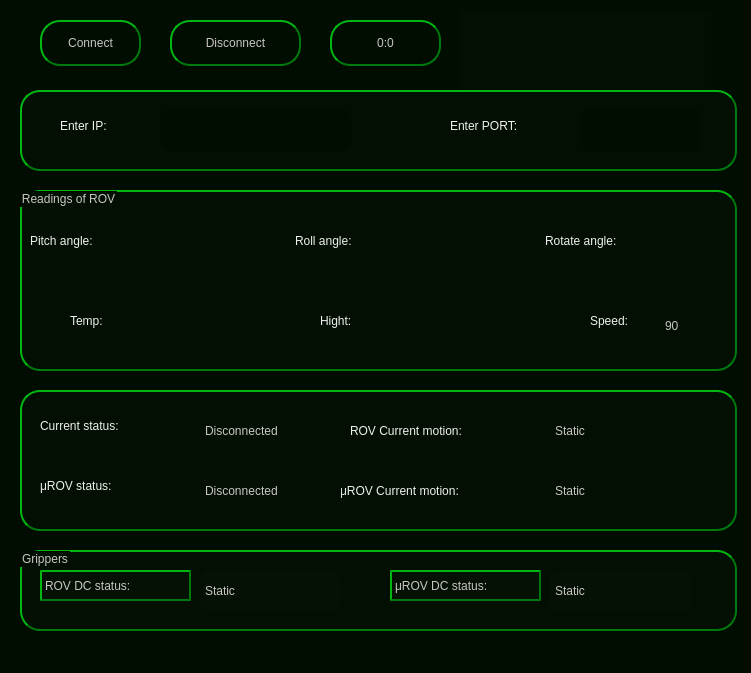
<?xml version="1.0" encoding="UTF-8"?>
<ui version="4.0">
 <class>MainWindow</class>
 <widget class="QMainWindow" name="MainWindow">
  <property name="geometry">
   <rect>
    <x>0</x>
    <y>0</y>
    <width>751</width>
    <height>673</height>
   </rect>
  </property>
  <property name="windowTitle">
   <string>MainWindow</string>
  </property>
  <property name="windowIcon">
   <iconset>
    <normaloff>Daco_4577815.png</normaloff>Daco_4577815.png</iconset>
  </property>
  <property name="styleSheet">
   <string notr="true">
/* QWidget ----------------------------------------------------------------

--------------------------------------------------------------------------- */
QWidget {
/*  background-color: #021701;*/
background-color: #000d00;

  border: 0.25px solid #950101;
  padding: 0px;
  color: #F0F0F0;
  selection-background-color: #1464A0;
  selection-color: #F0F0F0;
}

QWidget:disabled {
  background-color: #130101;
  color: #787878;
  selection-background-color: #14506E;
  selection-color: #787878;
}

QWidget::item:selected {
  background-color: #130101;
}

QWidget::item:hover {
  background-color: #130101;
  color: #32414B;
}




/* QTextBrowser -----------------------------------------------------------

--------------------------------------------------------------------------- */
QTextBrowser {
  background-color: #290101;
  border: 1.5px solid #bd0000;
  color: #c9c5c5;
  font: 75 16pt &quot;Arial&quot;;
  border-radius: 4px;
}

QTextBrowser:disabled {
  background-color: #290101;
  border: 1.5px solid #bd0000;
  color: #c9c5c5;
  font: 75 16pt &quot;Arial&quot;;
  border-radius: 4px;
}

QTextBrowser:hover, QTextBrowser:!hover, QTextBrowser:selected, QTextBrowser:pressed {
  border: 1.5px solid #bd0000;
}

/* QTextLabel ----------------------------------------------------------

--------------------------------------------------------------------------- */

QTextLabel {
  background-color: #290101;
  border: 1.5px solid #bd0000;
  color: #c9c5c5;
  font: 75 16pt &quot;Arial&quot;;
  border-radius: 4px;
}

QTextLabel:disabled {
  background-color: #290101;
  border: 1.5px solid #bd0000;
  color: #c9c5c5;
  font: 75 16pt &quot;Arial&quot;;
  border-radius: 4px;
}

QTextLabel:hover, QTextBrowser:!hover, QTextBrowser:selected, QTextBrowser:pressed {
  border: 1.5px solid #bd0000;
}




/* QPushButton ----------------------------------------------------------

--------------------------------------------------------------------------- */

QPushButton {
    color: #c9c5c5;
	font: 75 16pt &quot;Arial&quot;;

    border: 2px solid #007a0c;
    border-radius: 20px;
    border-style: outset;
    background: qradialgradient(
        cx: 0.2, cy: -0.3, fx: 0.2, fy: -0.2,
        radius: 1.35, stop: 0 #199612, stop: 1 #000000
        );

	
    padding: 5px;
    }

QPushButton:hover {
    background: qradialgradient(
        cx: 0.3, cy: -0.4, fx: 0.3, fy: -0.4,
        radius: 1.35, stop: 0 #000000, stop: 1 #199612
        );
    }

QPushButton:pressed {
    border-style: inset;
    background: qradialgradient(
        cx: 0.4, cy: -0.1, fx: 0.4, fy: -0.1,
        radius: 1.35, stop: 0 #000000, stop: 1 #007a0c
        );
    }



</string>
  </property>
  <widget class="QWidget" name="centralwidget">
   <widget class="QLabel" name="label_4">
    <property name="geometry">
     <rect>
      <x>660</x>
      <y>300</y>
      <width>61</width>
      <height>51</height>
     </rect>
    </property>
    <property name="styleSheet">
     <string notr="true"> color: #c9c5c5;
	
font: 75 italic 14pt &quot;Comic Sans MS&quot;;

    border: 0.25px solid #810303;
    border-radius: 10px;
    border-style: outset;
    background: qradialgradient(
        cx: 0.2, cy: -0.3, fx: 0.2, fy: -0.2,
        radius: 1.35, stop: 0 #199612, stop: 1 #000000
        );

	
    padding: 2px;</string>
    </property>
    <property name="text">
     <string>90</string>
    </property>
   </widget>
   <widget class="QLabel" name="label_6">
    <property name="geometry">
     <rect>
      <x>380</x>
      <y>300</y>
      <width>61</width>
      <height>51</height>
     </rect>
    </property>
    <property name="styleSheet">
     <string notr="true"> color: #c9c5c5;
	
font: 75 italic 14pt &quot;Comic Sans MS&quot;;

    border: 0.25px solid #810303;
    border-radius: 10px;
    border-style: outset;
    background: qradialgradient(
        cx: 0.2, cy: -0.3, fx: 0.2, fy: -0.2,
        radius: 1.35, stop: 0 #199612, stop: 1 #000000
        );

	
    padding: 2px;</string>
    </property>
    <property name="text">
     <string/>
    </property>
   </widget>
   <widget class="QLabel" name="label_7">
    <property name="geometry">
     <rect>
      <x>130</x>
      <y>300</y>
      <width>61</width>
      <height>51</height>
     </rect>
    </property>
    <property name="styleSheet">
     <string notr="true"> color: #c9c5c5;
	
font: 75 italic 14pt &quot;Comic Sans MS&quot;;

    border: 0.25px solid #810303;
    border-radius: 10px;
    border-style: outset;
    background: qradialgradient(
        cx: 0.2, cy: -0.3, fx: 0.2, fy: -0.2,
        radius: 1.35, stop: 0 #199612, stop: 1 #000000
        );

	
    padding: 2px;</string>
    </property>
    <property name="text">
     <string/>
    </property>
   </widget>
   <widget class="QLabel" name="label_8">
    <property name="geometry">
     <rect>
      <x>380</x>
      <y>220</y>
      <width>61</width>
      <height>51</height>
     </rect>
    </property>
    <property name="styleSheet">
     <string notr="true"> color: #c9c5c5;
	
font: 75 italic 14pt &quot;Comic Sans MS&quot;;

    border: 0.25px solid #810303;
    border-radius: 10px;
    border-style: outset;
    background: qradialgradient(
        cx: 0.2, cy: -0.3, fx: 0.2, fy: -0.2,
        radius: 1.35, stop: 0 #199612, stop: 1 #000000
        );

	
    padding: 2px;</string>
    </property>
    <property name="text">
     <string/>
    </property>
   </widget>
   <widget class="QLabel" name="label_5">
    <property name="geometry">
     <rect>
      <x>660</x>
      <y>220</y>
      <width>61</width>
      <height>51</height>
     </rect>
    </property>
    <property name="styleSheet">
     <string notr="true"> color: #c9c5c5;
	
font: 75 italic 14pt &quot;Comic Sans MS&quot;;

    border: 0.25px solid #810303;
    border-radius: 10px;
    border-style: outset;
    background: qradialgradient(
        cx: 0.2, cy: -0.3, fx: 0.2, fy: -0.2,
        radius: 1.35, stop: 0 #199612, stop: 1 #000000
        );

	
    padding: 2px;</string>
    </property>
    <property name="text">
     <string/>
    </property>
   </widget>
   <widget class="QLabel" name="label_9">
    <property name="geometry">
     <rect>
      <x>130</x>
      <y>220</y>
      <width>61</width>
      <height>51</height>
     </rect>
    </property>
    <property name="styleSheet">
     <string notr="true"> color: #c9c5c5;
	
font: 75 italic 14pt &quot;Comic Sans MS&quot;;

    border: 0.25px solid #810303;
    border-radius: 10px;
    border-style: outset;
    background: qradialgradient(
        cx: 0.2, cy: -0.3, fx: 0.2, fy: -0.2,
        radius: 1.35, stop: 0 #199612, stop: 1 #000000
        );

	
    padding: 2px;</string>
    </property>
    <property name="text">
     <string/>
    </property>
   </widget>
   <widget class="QLabel" name="label_2">
    <property name="geometry">
     <rect>
      <x>460</x>
      <y>10</y>
      <width>251</width>
      <height>81</height>
     </rect>
    </property>
    <property name="styleSheet">
     <string notr="true">
background-color: rgba(255, 255, 255,2);</string>
    </property>
    <property name="text">
     <string/>
    </property>
    <property name="pixmap">
     <pixmap>image.png</pixmap>
    </property>
   </widget>
   <widget class="QLabel" name="label">
    <property name="geometry">
     <rect>
      <x>30</x>
      <y>220</y>
      <width>95</width>
      <height>41</height>
     </rect>
    </property>
    <property name="styleSheet">
     <string notr="true"> color: #c9c5c5;
	
font: 75 italic 12pt &quot;Comic Sans MS&quot;;

    border: 0.25px solid #810303;
    border-radius: 10px;
    border-style: outset;
/*background-color:#042402 ;*/
    

	
    padding: 2px;


/*background: qradialgradient(
        cx: 0.2, cy: -0.3, fx: 0.2, fy: -0.2,
        radius: 1.35, stop: 0 #199612, stop: 1 #000000
        );</string>
    </property>
    <property name="text">
     <string>Pitch angle:</string>
    </property>
   </widget>
   <widget class="QLabel" name="label_3">
    <property name="geometry">
     <rect>
      <x>295</x>
      <y>220</y>
      <width>81</width>
      <height>41</height>
     </rect>
    </property>
    <property name="styleSheet">
     <string notr="true"> color: #c9c5c5;
	
font: 75 italic 12pt &quot;Comic Sans MS&quot;;

    border: 0.25px solid #810303;
    border-radius: 10px;
    border-style: outset;
/*background-color:#042402 ;*/
    

	
    padding: 2px;


/*background: qradialgradient(
        cx: 0.2, cy: -0.3, fx: 0.2, fy: -0.2,
        radius: 1.35, stop: 0 #199612, stop: 1 #000000
        );</string>
    </property>
    <property name="text">
     <string>Roll angle:</string>
    </property>
   </widget>
   <widget class="QLabel" name="label_10">
    <property name="geometry">
     <rect>
      <x>545</x>
      <y>220</y>
      <width>108</width>
      <height>41</height>
     </rect>
    </property>
    <property name="styleSheet">
     <string notr="true"> color: #c9c5c5;
	
font: 75 italic 12pt &quot;Comic Sans MS&quot;;

    border: 0.25px solid #810303;
    border-radius: 10px;
    border-style: outset;
/*background-color:#042402 ;*/
    

	
    padding: 2px;


/*background: qradialgradient(
        cx: 0.2, cy: -0.3, fx: 0.2, fy: -0.2,
        radius: 1.35, stop: 0 #199612, stop: 1 #000000
        );</string>
    </property>
    <property name="text">
     <string>Rotate angle:</string>
    </property>
   </widget>
   <widget class="QLabel" name="label_11">
    <property name="geometry">
     <rect>
      <x>320</x>
      <y>300</y>
      <width>55</width>
      <height>41</height>
     </rect>
    </property>
    <property name="styleSheet">
     <string notr="true"> color: #c9c5c5;
	
font: 75 italic 12pt &quot;Comic Sans MS&quot;;

    border: 0.25px solid #810303;
    border-radius: 10px;
    border-style: outset;
/*background-color:#042402 ;*/
    

	
    padding: 2px;


/*background: qradialgradient(
        cx: 0.2, cy: -0.3, fx: 0.2, fy: -0.2,
        radius: 1.35, stop: 0 #199612, stop: 1 #000000
        );</string>
    </property>
    <property name="text">
     <string>Hight:</string>
    </property>
   </widget>
   <widget class="QLabel" name="label_12">
    <property name="geometry">
     <rect>
      <x>70</x>
      <y>300</y>
      <width>55</width>
      <height>41</height>
     </rect>
    </property>
    <property name="styleSheet">
     <string notr="true"> color: #c9c5c5;
	
font: 75 italic 12pt &quot;Comic Sans MS&quot;;

    border: 0.25px solid #810303;
    border-radius: 10px;
    border-style: outset;
/*background-color:#042402 ;*/
    

	
    padding: 2px;


/*background: qradialgradient(
        cx: 0.2, cy: -0.3, fx: 0.2, fy: -0.2,
        radius: 1.35, stop: 0 #199612, stop: 1 #000000
        );</string>
    </property>
    <property name="text">
     <string>Temp:</string>
    </property>
   </widget>
   <widget class="QLabel" name="label_13">
    <property name="geometry">
     <rect>
      <x>590</x>
      <y>300</y>
      <width>61</width>
      <height>41</height>
     </rect>
    </property>
    <property name="styleSheet">
     <string notr="true"> color: #c9c5c5;
	
font: 75 italic 12pt &quot;Comic Sans MS&quot;;

    border: 0.25px solid #810303;
    border-radius: 10px;
    border-style: outset;
/*background-color:#042402 ;*/
    

	
    padding: 2px;


/*background: qradialgradient(
        cx: 0.2, cy: -0.3, fx: 0.2, fy: -0.2,
        radius: 1.35, stop: 0 #199612, stop: 1 #000000
        );</string>
    </property>
    <property name="text">
     <string>Speed:</string>
    </property>
   </widget>
   <widget class="QLabel" name="label_14">
    <property name="geometry">
     <rect>
      <x>200</x>
      <y>410</y>
      <width>141</width>
      <height>41</height>
     </rect>
    </property>
    <property name="styleSheet">
     <string notr="true"> color: #c9c5c5;
	
font: 75 italic 14pt &quot;Comic Sans MS&quot;;

    border: 0.25px solid #810303;
    border-radius: 10px;
    border-style: outset;
    background: qradialgradient(
        cx: 0.2, cy: -0.3, fx: 0.2, fy: -0.2,
        radius: 1.35, stop: 0 #199612, stop: 1 #000000
        );

	
    padding: 2px;</string>
    </property>
    <property name="text">
     <string>Disconnected</string>
    </property>
   </widget>
   <widget class="QLabel" name="label_15">
    <property name="geometry">
     <rect>
      <x>40</x>
      <y>410</y>
      <width>151</width>
      <height>31</height>
     </rect>
    </property>
    <property name="styleSheet">
     <string notr="true"> color: #c9c5c5;
	
font: 75 italic 14pt &quot;Comic Sans MS&quot;;

    border: 0.25px solid #810303;
    border-radius: 10px;
    border-style: outset;
/*background-color:#042402 ;*/
    

	
    padding: 2px;


/*background: qradialgradient(
        cx: 0.2, cy: -0.3, fx: 0.2, fy: -0.2,
        radius: 1.35, stop: 0 #199612, stop: 1 #000000
        );</string>
    </property>
    <property name="text">
     <string>Current status:</string>
    </property>
   </widget>
   <widget class="QLabel" name="label_16">
    <property name="geometry">
     <rect>
      <x>60</x>
      <y>110</y>
      <width>111</width>
      <height>31</height>
     </rect>
    </property>
    <property name="styleSheet">
     <string notr="true"> color: #c9c5c5;
	
font: 75 italic 14pt &quot;Comic Sans MS&quot;;

    border: 0.25px solid #810303;
    border-radius: 10px;
    border-style: outset;
	background-color:rgba(2,23,1,5) ;
    

	
    padding: 2px;


/*background: qradialgradient(
        cx: 0.2, cy: -0.3, fx: 0.2, fy: -0.2,
        radius: 1.35, stop: 0 #199612, stop: 1 #000000
        );</string>
    </property>
    <property name="text">
     <string>Enter IP:</string>
    </property>
   </widget>
   <widget class="QLabel" name="label_17">
    <property name="geometry">
     <rect>
      <x>450</x>
      <y>110</y>
      <width>121</width>
      <height>31</height>
     </rect>
    </property>
    <property name="styleSheet">
     <string notr="true"> color: #c9c5c5;
	
font: 75 italic 14pt &quot;Comic Sans MS&quot;;

    border: 0.25px solid #810303;
    border-radius: 10px;
    border-style: outset;
	background-color:rgba(2,23,1,5) ;
    

	
    padding: 2px;


/*background: qradialgradient(
        cx: 0.2, cy: -0.3, fx: 0.2, fy: -0.2,
        radius: 1.35, stop: 0 #199612, stop: 1 #000000
        );</string>
    </property>
    <property name="text">
     <string>Enter PORT:</string>
    </property>
   </widget>
   <widget class="QPushButton" name="pushButton">
    <property name="geometry">
     <rect>
      <x>40</x>
      <y>20</y>
      <width>101</width>
      <height>46</height>
     </rect>
    </property>
    <property name="text">
     <string>Connect</string>
    </property>
   </widget>
   <widget class="QLabel" name="label_18">
    <property name="geometry">
     <rect>
      <x>350</x>
      <y>410</y>
      <width>201</width>
      <height>41</height>
     </rect>
    </property>
    <property name="styleSheet">
     <string notr="true"> color: #c9c5c5;
	
font: 75 italic 14pt &quot;Comic Sans MS&quot;;

    border: 0.25px solid #810303;
    border-radius: 10px;
    border-style: outset;
	background-color:rgba(2,23,1,5) ;
    

	
    padding: 2px;


/*background: qradialgradient(
        cx: 0.2, cy: -0.3, fx: 0.2, fy: -0.2,
        radius: 1.35, stop: 0 #199612, stop: 1 #000000
        );</string>
    </property>
    <property name="text">
     <string>ROV Current motion:</string>
    </property>
   </widget>
   <widget class="QLabel" name="label_19">
    <property name="geometry">
     <rect>
      <x>550</x>
      <y>410</y>
      <width>171</width>
      <height>41</height>
     </rect>
    </property>
    <property name="styleSheet">
     <string notr="true"> color: #c9c5c5;
	
font: 75 italic 14pt &quot;Comic Sans MS&quot;;

    border: 0.25px solid #810303;
    border-radius: 10px;
    border-style: outset;
    background: qradialgradient(
        cx: 0.2, cy: -0.3, fx: 0.2, fy: -0.2,
        radius: 1.35, stop: 0 #199612, stop: 1 #000000
        );

	
    padding: 2px;</string>
    </property>
    <property name="text">
     <string>Static</string>
    </property>
   </widget>
   <widget class="QPushButton" name="pushButton_2">
    <property name="geometry">
     <rect>
      <x>170</x>
      <y>20</y>
      <width>131</width>
      <height>46</height>
     </rect>
    </property>
    <property name="text">
     <string>Disconnect</string>
    </property>
   </widget>
   <widget class="QLabel" name="label_20">
    <property name="geometry">
     <rect>
      <x>340</x>
      <y>470</y>
      <width>211</width>
      <height>41</height>
     </rect>
    </property>
    <property name="styleSheet">
     <string notr="true"> color: #c9c5c5;
	
font: 75 italic 14pt &quot;Comic Sans MS&quot;;

    border: 0.25px solid #810303;
    border-radius: 10px;
    border-style: outset;
	background-color:rgba(2,23,1,5) ;
    

	
    padding: 2px;


/*background: qradialgradient(
        cx: 0.2, cy: -0.3, fx: 0.2, fy: -0.2,
        radius: 1.35, stop: 0 #199612, stop: 1 #000000
        );</string>
    </property>
    <property name="text">
     <string>μROV Current motion:</string>
    </property>
   </widget>
   <widget class="QLabel" name="label_21">
    <property name="geometry">
     <rect>
      <x>550</x>
      <y>470</y>
      <width>101</width>
      <height>41</height>
     </rect>
    </property>
    <property name="styleSheet">
     <string notr="true"> color: #c9c5c5;
	
font: 75 italic 14pt &quot;Comic Sans MS&quot;;

    border: 0.25px solid #810303;
    border-radius: 10px;
    border-style: outset;
    background: qradialgradient(
        cx: 0.2, cy: -0.3, fx: 0.2, fy: -0.2,
        radius: 1.35, stop: 0 #199612, stop: 1 #000000
        );

	
    padding: 2px;</string>
    </property>
    <property name="text">
     <string>Static</string>
    </property>
   </widget>
   <widget class="QGroupBox" name="groupBox">
    <property name="geometry">
     <rect>
      <x>20</x>
      <y>190</y>
      <width>717</width>
      <height>181</height>
     </rect>
    </property>
    <property name="styleSheet">
     <string notr="true">color: #c9c5c5;
	font: 75 12pt &quot;Arial&quot;;

    border: 2px solid #007a0c;
    border-radius: 20px;
    border-style: outset;
background-color: rgba(255, 255, 255,2);</string>
    </property>
    <property name="title">
     <string>Readings of ROV</string>
    </property>
   </widget>
   <widget class="QLabel" name="label_22">
    <property name="geometry">
     <rect>
      <x>20</x>
      <y>90</y>
      <width>717</width>
      <height>81</height>
     </rect>
    </property>
    <property name="styleSheet">
     <string notr="true">color: #c9c5c5;
	font: 75 12pt &quot;Arial&quot;;

    border: 2px solid #007a0c;
    border-radius: 20px;
    border-style: outset;
background-color: rgba(255, 255, 255,2);</string>
    </property>
    <property name="text">
     <string/>
    </property>
   </widget>
   <widget class="QLineEdit" name="lineEdit">
    <property name="geometry">
     <rect>
      <x>160</x>
      <y>110</y>
      <width>191</width>
      <height>41</height>
     </rect>
    </property>
    <property name="styleSheet">
     <string notr="true"> color: #c9c5c5;
	
font: 75 italic 14pt &quot;Comic Sans MS&quot;;

    border: 0.25px solid #810303;
    border-radius: 10px;
    border-style: outset;
    background: qradialgradient(
        cx: 0.2, cy: -0.3, fx: 0.2, fy: -0.2,
        radius: 1.35, stop: 0 #199612, stop: 1 #000000
        );

	
    padding: 2px;</string>
    </property>
    <property name="text">
     <string/>
    </property>
   </widget>
   <widget class="QLineEdit" name="lineEdit_2">
    <property name="geometry">
     <rect>
      <x>580</x>
      <y>110</y>
      <width>121</width>
      <height>41</height>
     </rect>
    </property>
    <property name="styleSheet">
     <string notr="true"> color: #c9c5c5;
	
font: 75 italic 14pt &quot;Comic Sans MS&quot;;

    border: 0.25px solid #810303;
    border-radius: 10px;
    border-style: outset;
    background: qradialgradient(
        cx: 0.2, cy: -0.3, fx: 0.2, fy: -0.2,
        radius: 1.35, stop: 0 #199612, stop: 1 #000000
        );

	
    padding: 2px;</string>
    </property>
    <property name="text">
     <string/>
    </property>
   </widget>
   <widget class="QLabel" name="label_23">
    <property name="geometry">
     <rect>
      <x>40</x>
      <y>470</y>
      <width>151</width>
      <height>31</height>
     </rect>
    </property>
    <property name="styleSheet">
     <string notr="true"> color: #c9c5c5;
	
font: 75 italic 14pt &quot;Comic Sans MS&quot;;

    border: 0.25px solid #810303;
    border-radius: 10px;
    border-style: outset;
/*background-color:#042402 ;*/
    

	
    padding: 2px;


/*background: qradialgradient(
        cx: 0.2, cy: -0.3, fx: 0.2, fy: -0.2,
        radius: 1.35, stop: 0 #199612, stop: 1 #000000
        );</string>
    </property>
    <property name="text">
     <string>μROV status:</string>
    </property>
   </widget>
   <widget class="QLabel" name="label_24">
    <property name="geometry">
     <rect>
      <x>200</x>
      <y>470</y>
      <width>141</width>
      <height>41</height>
     </rect>
    </property>
    <property name="styleSheet">
     <string notr="true"> color: #c9c5c5;
	
font: 75 italic 14pt &quot;Comic Sans MS&quot;;

    border: 0.25px solid #810303;
    border-radius: 10px;
    border-style: outset;
    background: qradialgradient(
        cx: 0.2, cy: -0.3, fx: 0.2, fy: -0.2,
        radius: 1.35, stop: 0 #199612, stop: 1 #000000
        );

	
    padding: 2px;</string>
    </property>
    <property name="text">
     <string>Disconnected</string>
    </property>
   </widget>
   <widget class="QLabel" name="label_25">
    <property name="geometry">
     <rect>
      <x>20</x>
      <y>390</y>
      <width>717</width>
      <height>141</height>
     </rect>
    </property>
    <property name="styleSheet">
     <string notr="true">color: #c9c5c5;
	font: 75 12pt &quot;Arial&quot;;

    border: 2px solid #007a0c;
    border-radius: 20px;
    border-style: outset;
background-color: rgba(255, 255, 255,2);</string>
    </property>
    <property name="text">
     <string/>
    </property>
   </widget>
   <widget class="QLabel" name="label_50">
    <property name="geometry">
     <rect>
      <x>330</x>
      <y>20</y>
      <width>111</width>
      <height>46</height>
     </rect>
    </property>
    <property name="styleSheet">
     <string notr="true"> color: #c9c5c5;
	
font: 75 italic 14pt &quot;Comic Sans MS&quot;;

    border: 2px solid #007a0c;
    border-radius: 20px;
    border-style: outset;
    background: qradialgradient(
        cx: 0.2, cy: -0.3, fx: 0.2, fy: -0.2,
        radius: 1.35, stop: 0 #199612, stop: 1 #000000
        );

	
    padding: 2px;</string>
    </property>
    <property name="text">
     <string>0:0</string>
    </property>
    <property name="alignment">
     <set>Qt::AlignCenter</set>
    </property>
   </widget>
   <widget class="QGroupBox" name="groupBox_2">
    <property name="geometry">
     <rect>
      <x>20</x>
      <y>550</y>
      <width>717</width>
      <height>81</height>
     </rect>
    </property>
    <property name="styleSheet">
     <string notr="true">color: #c9c5c5;
	font: 75 12pt &quot;Arial&quot;;

    border: 2px solid #007a0c;
    border-radius: 20px;
    border-style: outset;
background-color: rgba(255, 255, 255,2);</string>
    </property>
    <property name="title">
     <string>Grippers</string>
    </property>
    <widget class="QLabel" name="label_26">
     <property name="geometry">
      <rect>
       <x>20</x>
       <y>20</y>
       <width>151</width>
       <height>31</height>
      </rect>
     </property>
     <property name="styleSheet">
      <string notr="true"> color: #c9c5c5;
	
font: 75 italic 14pt &quot;Comic Sans MS&quot;;

    border: 0.25px solid #810303;
    border-radius: 10px;
    border-style: outset;
/*background-color:#042402 ;*/
    

	
    padding: 2px;


/*background: qradialgradient(
        cx: 0.2, cy: -0.3, fx: 0.2, fy: -0.2,
        radius: 1.35, stop: 0 #199612, stop: 1 #000000
        );</string>
     </property>
     <property name="text">
      <string>ROV DC status:</string>
     </property>
    </widget>
    <widget class="QLabel" name="label_27">
     <property name="geometry">
      <rect>
       <x>180</x>
       <y>20</y>
       <width>141</width>
       <height>41</height>
      </rect>
     </property>
     <property name="styleSheet">
      <string notr="true"> color: #c9c5c5;
	
font: 75 italic 14pt &quot;Comic Sans MS&quot;;

    border: 0.25px solid #810303;
    border-radius: 10px;
    border-style: outset;
    background: qradialgradient(
        cx: 0.2, cy: -0.3, fx: 0.2, fy: -0.2,
        radius: 1.35, stop: 0 #199612, stop: 1 #000000
        );

	
    padding: 2px;</string>
     </property>
     <property name="text">
      <string>Static</string>
     </property>
    </widget>
    <widget class="QLabel" name="label_28">
     <property name="geometry">
      <rect>
       <x>370</x>
       <y>20</y>
       <width>151</width>
       <height>31</height>
      </rect>
     </property>
     <property name="styleSheet">
      <string notr="true"> color: #c9c5c5;
	
font: 75 italic 14pt &quot;Comic Sans MS&quot;;

    border: 0.25px solid #810303;
    border-radius: 10px;
    border-style: outset;
/*background-color:#042402 ;*/
    

	
    padding: 2px;


/*background: qradialgradient(
        cx: 0.2, cy: -0.3, fx: 0.2, fy: -0.2,
        radius: 1.35, stop: 0 #199612, stop: 1 #000000
        );</string>
     </property>
     <property name="text">
      <string>μROV DC status:</string>
     </property>
    </widget>
    <widget class="QLabel" name="label_29">
     <property name="geometry">
      <rect>
       <x>530</x>
       <y>20</y>
       <width>141</width>
       <height>41</height>
      </rect>
     </property>
     <property name="styleSheet">
      <string notr="true"> color: #c9c5c5;
	
font: 75 italic 14pt &quot;Comic Sans MS&quot;;

    border: 0.25px solid #810303;
    border-radius: 10px;
    border-style: outset;
    background: qradialgradient(
        cx: 0.2, cy: -0.3, fx: 0.2, fy: -0.2,
        radius: 1.35, stop: 0 #199612, stop: 1 #000000
        );

	
    padding: 2px;</string>
     </property>
     <property name="text">
      <string>Static</string>
     </property>
    </widget>
   </widget>
  </widget>
  <widget class="QMenuBar" name="menubar">
   <property name="geometry">
    <rect>
     <x>0</x>
     <y>0</y>
     <width>751</width>
     <height>21</height>
    </rect>
   </property>
  </widget>
  <widget class="QStatusBar" name="statusbar"/>
 </widget>
 <resources/>
 <connections/>
</ui>
